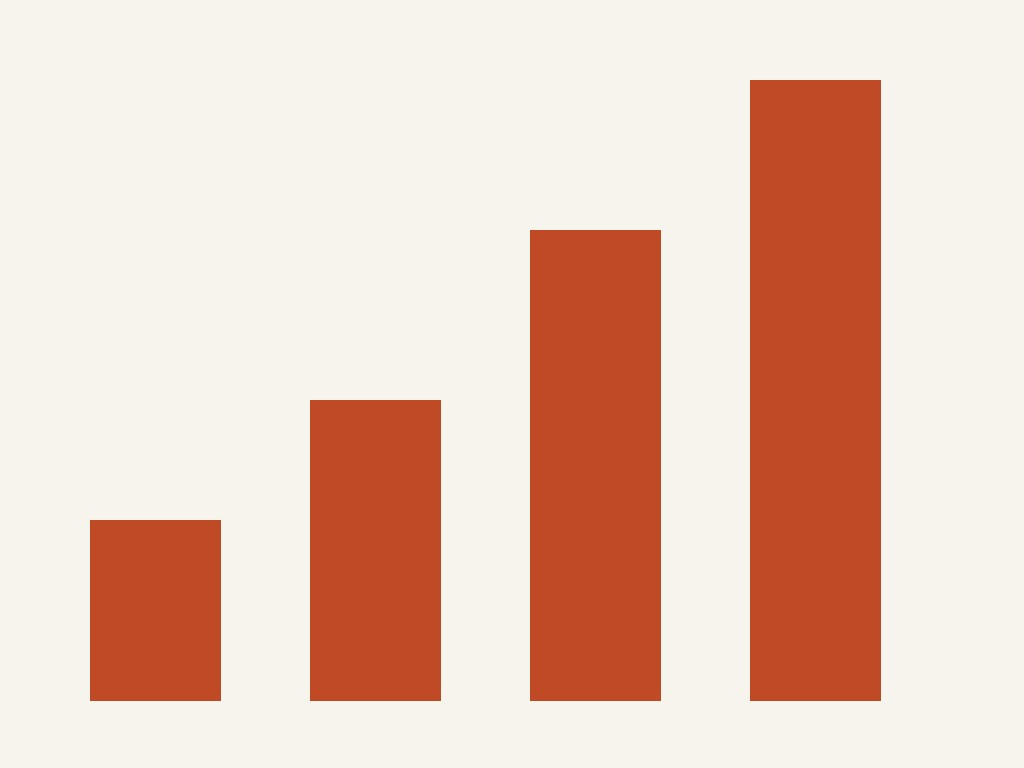
#> input picture 72-motion-video-plus/tests/fixtures/assets/missing-required/media/chart.jpg, 1024 x 768 px
$ python -i validate_image_grade.py   (imports and definitions only)
#> lines starting #> are read from the running program, lines starting #| are printed output that depends on the picture
#!/usr/bin/env python3
"""Signature-look screen for generated images (Skill 71, Items 8 and 9,
as amended by Amendment 6, Parts B4 and D).

This is the full deterministic pixel screen for a run's generated images.
For each image it computes, with Pillow only:

  - mean HSV saturation (0-1)                       [original measure]
  - standard deviation of luminance (0-255 scale)   [original measure]
  - sharpness: variance of the FIND_EDGES (Laplacian-approximating)
    convolution over the grayscale 256px working copy
  - colorfulness: the Hasler-Susstrunk metric over the rg / yb opponent
    channels of the 256px working copy
  - an 8x8 average hash, used for near-duplicate detection (below)
  - the image's actual aspect ratio and pixel dimensions (below)

Threshold checks (brand file `grade` block):
  mean_saturation >= grade.min_mean_saturation
  luma_std        >= grade.min_luma_std
  sharpness       >= grade.min_sharpness        (Item 9 key)
  colorfulness    >= grade.min_colorfulness     (Item 9 key)
A metric whose threshold is null (or whose key is absent) is uncalibrated:
its value is printed as a WARN measurement and it never fails the image.
Calibrating a threshold is Item 8's procedure (scripts/calibrate_grade.py
proposes floors from Trevor's gold set; Trevor approves the numbers that
get written into the brand file). This script never writes the brand file.

Blend Profile handling (Amendment 6, Part B4): when --bible names the
run's Page Visual Bible, its Secret Sauce Blend Profile is read. The
saturation and colorfulness floors are color floors: when the profile's
hero_color_chroma dimension is marked SUPPRESS or ADAPT (at page level in
the bible, or per image in the inventory entry's own blend profile),
those floors are N/A for the image and can never fail it: a correct
monochrome or restrained-style image must not fail a color floor. The
decision is printed per image. With no bible (and no per-image profile),
behavior is exactly as before, including the uncalibrated WARN behavior.

Per-family, per-posture floors (Calibration Redesign, Rulings 1 and 2,
2026-10-14): the brand file's grade block may carry a nested `floors`
structure keyed by rendering family (photographic, cinematic,
visual-artist). Each family carries a FULL class (color floors), an
ADAPT class (a two-sided saturation/colorfulness band plus a luma_std
tonal floor; a band recorded `provisional` WARNs instead of failing),
and non-color floors (luma_std, sharpness) pooled across the family's
postures. The validator resolves each image's family (inventory
`active_family`, default photographic) and posture class (hero_color_
chroma posture, per image then bible; unrecorded posture resolves to
the family's FULL floors with a NOTE, never silently N/A) and applies
exactly that class's floors. SUPPRESS keeps color floors N/A. A family
with no calibrated floors is WARN-uncalibrated, never a silent pass:
brand calibration requires per-family anchors for every family the
brand uses (Ruling 2; no family-scoped calibration mode exists).
Transition: when a family has no nested block, the legacy flat grade
keys (grade.min_*) stand in as the photographic family's FULL color
floors and non-color floors, so pre-redesign brand files behave
exactly as before.

Option B selectivity (Calibration Redesign, Ruling 3): for FULL-posture
images the screen also measures the protected region: near-neutral
pixels (HSV saturation <= 0.12) plus the skin-hue band. It reports the
protected-region mean saturation and the saturated-intrusion share
(protected-territory skin-band pixels pushed past the protected cap).
The metric is WARN-only, whether or not an approved ceiling exists
(grade.max_protected_saturation, or the family's FULL
max_protected_saturation): over the ceiling the screen prints a WARN
naming the measurement and the ceiling (a global color wash colonizes
neutrals and skin; Sauce sections 2 and 23.2), and selective
hyperchroma at any hero intensity passes; with no ceiling the WARN
names itself uncalibrated Option B. Writing the ceiling into the brand
file does not change its enforcement status (owner ruling S71-OPTION-B,
Resolution A, 2026-10-16: the record's WARN-only status governs; the
code was conformed to it). When the protected
mask covers almost none of the working copy the metric reports N/A,
never a fabricated pass. This pixel proxy does not replace the
doctrine's enforcement of record: selective saturation is judged at the
Item 12 judgment gate (Guide section 13); the ceiling here is a screen,
not the judgment.

Unconditional checks (no threshold to calibrate; these always apply):
  - Near-duplicate / cloned-shot detection: for every pair of images in
    the invocation set, an average-hash Hamming distance of 4 or less is
    a FAIL ("possible duplicate or near-identical shot"), UNLESS the pair
    is declared an intentional continuity series in the inventory passed
    with --inventory: both entries share the same `continuity_group`
    string, or either entry's `continuity_group` list names the other
    entry's id. Without --inventory no continuity exemption can apply.
    (Amendment 6 Part B4 retains this hash check as a tripwire only; the
    guide's register-based distinctness check below is the enforcement
    layer, added with the Item 10 follow-up.)
  - Distinctness register (only with --inventory; Amendment 6 Part B4):
    the guide's distinctness rule is register-based, not pixel-based.
    For every pair of inventory entries that record a representation
    register (skin tone + hairstyle + facial-hair state, read from the
    entry or its people/subjects), an IDENTICAL combination is a FAIL
    unless continuity is recorded for the pair (a shared
    continuity_group, or a continuity_rationale on either entry): the
    same illustrative person may not silently recur. Separately, two
    ADJACENT entries (inventory order) whose recorded distinctness
    registers are identical across every recorded dimension (shot,
    angle, placement, lighting mood, expression, dominant color,
    treatment type, and the representation register) FAIL as
    neighboring assets that do not differ in any recorded dimension.
  - Native ratio + crop plan (only with --inventory; REWORKED by
    Amendment 6, replacing the original 2 percent slot-ratio truth
    check, which failed exactly the outputs the image guide prescribes):
    the guide sanctions generating at the entry's closest supported
    NATIVE ratio plus a recorded crop plan, and mandates N43 remapping
    on the default route (5:4 to 4:3, 4:5 to 3:4, 2:1 to 16:9, 1:2 to
    9:16; 3:1, 1:3, and 9:21 stay on the legacy route unmapped). An
    image FAILS this check only when its rendered ratio matches NEITHER
    the entry's recorded native ratio (or the wireframe/slot ratio when
    no native ratio is recorded) NOR any N43 remapping of those recorded
    ratios, AND the entry records no crop plan that bridges render ratio
    to delivery. A recorded crop plan is cited in the pass line, not
    silently assumed. Separately, when the checked file IS the entry's
    delivery file (its name matches the entry's delivery/final filename)
    and the entry records delivery dimensions, the file's actual pixel
    dimensions must equal them exactly. Ratio comparisons use a 1
    percent pixel-rounding tolerance (integer pixel dimensions cannot
    express every rational ratio exactly); this tolerance is a
    measurement allowance, not a slot-truth rule. An image with no
    matching entry, or an entry with no recorded ratio data, is a WARN
    line, not a FAIL.

The production gate (stage_gate.py, Item 8's close rule) is what blocks
a production image-generation-qc close while thresholds are null; this
script keeps the historical WARN-and-measure behavior for uncalibrated
metrics so test runs can still see the numbers.

CLI (original shape, two optional inputs added by Items 9/Amendment 6):
  validate_image_grade.py <image> [<image> ...] --brand <brand.json>
      [--inventory <image-inventory.json>]
      [--bible <page-visual-bible.json>]

Exit codes: 0 pass (or uncalibrated WARN with no unconditional failure),
1 fail, 2 unreadable input.
"""
import argparse
import colorsys
import json
import math
import sys
from pathlib import Path

try:
    from PIL import Image, ImageFilter
except ImportError:  # pragma: no cover
    Image = None
    ImageFilter = None

WORK = 256  # working-copy edge length, as in the original script
RATIO_TOLERANCE = 0.01  # pixel-rounding allowance for ratio equality
DUPLICATE_MAX_HAMMING = 4  # 8x8 average hash, per Item 9

# (metric key in the measures dict, brand grade key, display format)
THRESHOLD_METRICS = [
    ("mean_saturation", "min_mean_saturation", "{:.4f}"),
    ("luma_std", "min_luma_std", "{:.2f}"),
    ("sharpness", "min_sharpness", "{:.2f}"),
    ("colorfulness", "min_colorfulness", "{:.2f}"),
]
# The color floors, subject to Blend Profile SUPPRESS/ADAPT handling.
COLOR_METRICS = {"mean_saturation", "colorfulness"}
# Blend Profile dimension that governs the color floors.
COLOR_DIMENSION = "hero_color_chroma"

# Rendering families (Page Art Direction Router). Brand calibration is
# per family (Ruling 2): every family the brand uses needs its own
# anchors and floors; there is no family-scoped calibration mode.
FAMILIES = ("photographic", "cinematic", "visual-artist")
DEFAULT_FAMILY = "photographic"
POSTURE_CLASSES = ("FULL", "ADAPT", "SUPPRESS", "UNRECORDED")

# Option B protected-region selectivity (Ruling 3). The protected mask
# is near-neutral pixels plus the skin-hue band, per Sauce section 2's
# protected list (neutrals, skin, whites, blacks, shadow detail). The
# hue-band skin heuristic is crude by design admission (the proposal's
# honest limits): it is a screen proxy, and the Item 12 judgment gate
# remains the enforcement of record for selective saturation.
NEUTRAL_SAT_MAX = 0.12       # HSV saturation at or below: near-neutral
SKIN_HUE_MIN = 0.03          # skin-hue band, warm orange-brown sector
SKIN_HUE_MAX = 0.13          # (colorsys hue fraction, ~11 to ~47 degrees)
SKIN_VALUE_MIN = 0.25
SKIN_VALUE_MAX = 0.95
PROTECTED_SKIN_SAT_MAX = 0.60  # skin-band pixels at or below: protected
MIN_PROTECTED_SHARE = 0.005  # mask below 0.5% of pixels: report N/A


# [116 lines left out: functions load_thresholds, load_grade, _num, floor_plan, protected_ceiling, family_of, not called in this run]


def average_hash(gray_work):
    """8x8 average hash of a grayscale working copy, as a 64-bit int."""
    small = gray_work.resize((8, 8))
    pixels = list(small.getdata())
    mean = sum(pixels) / len(pixels)
    bits = 0
    for p in pixels:
        bits = (bits << 1) | (1 if p > mean else 0)
    return bits


def measure(path):
    """Return the full measures dict for one image file.

    Keys: mean_saturation, luma_std, sharpness, colorfulness,
    width, height, aspect_ratio, ahash.
    """
    with Image.open(path) as im:
#> im is the input picture: PIL image 1024x768 RGB; mean R, G, B 232.5, 199.4, 184.8
        width, height = im.size
#> width = 1024; height = 768
        rgb_full = im.convert("RGB")
        alpha = im.convert("RGBA").getchannel("A")
#> alpha: PIL image 1024x768 L; every value is 255
    work = rgb_full.resize((WORK, WORK))
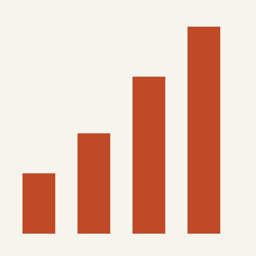
#> work: PIL image 256x256 RGB; mean R, G, B 232.5, 199.4, 184.8
    pixels = list(work.getdata())
#> pixels = 65536 items
    # A circle-slot PNG (design styles B and C) is transparent outside its circle.
    # Measure only the opaque photo: the transparent corners hold black RGB and would
    # drag saturation and luma down and add a fake edge at the circle boundary.
    eroded = None
    if alpha.getextrema()[0] < 255:
        small = alpha.resize((WORK, WORK))
        keep = [a > 127 for a in small.getdata()]
        if any(keep):
            pixels = [px for px, k in zip(pixels, keep) if k]
            eroded = [a > 127 for a in
                      small.point(lambda a: 255 if a > 127 else 0).filter(ImageFilter.MinFilter(5)).getdata()]
    n = len(pixels)
#> n = 65536

    total_sat = 0.0
    protected_count = 0
    protected_sat_sum = 0.0
    intrusion_count = 0
    for r, g, b in pixels:
        h, s, v = colorsys.rgb_to_hsv(r / 255.0, g / 255.0, b / 255.0)
        total_sat += s
        # Option B protected region (Ruling 3): near-neutral pixels plus
        # the skin-hue band are the surfaces Sauce section 2 protects.
        # A skin-band pixel pushed past PROTECTED_SKIN_SAT_MAX is counted
        # as saturated intrusion (protected territory colonized by chroma)
        # instead of joining the mask. These numbers are a pixel proxy
        # only; selective saturation itself is enforced at the Item 12
        # judgment gate (Guide section 13), not by this screen.
        skin_band = (SKIN_HUE_MIN <= h <= SKIN_HUE_MAX
                     and SKIN_VALUE_MIN <= v <= SKIN_VALUE_MAX)
        if s <= NEUTRAL_SAT_MAX or (skin_band and s <= PROTECTED_SKIN_SAT_MAX):
            protected_count += 1
            protected_sat_sum += s
        elif skin_band:
            intrusion_count += 1
#> this loop made 65536 passes
#> (total_sat, protected_sat_sum) on passes 1 to 12: (0.0405, 0.0405), (0.081, 0.081), (0.121, 0.121), (0.162, 0.162), (0.202, 0.202), (0.243, 0.243), (0.283, 0.283), (0.324, 0.324), (0.364, 0.364), (0.405, 0.405), (0.445, 0.445), (0.486, 0.486)
#> total_sat on pass 100: 4.05
    mean_sat = total_sat / n
    protected_share = protected_count / n
    protected_sat = (protected_sat_sum / protected_count) if protected_count else None

    luma = [0.2126 * r + 0.7152 * g + 0.0722 * b for r, g, b in pixels]
    mean_l = sum(luma) / n
    luma_std = (sum((x - mean_l) ** 2 for x in luma) / n) ** 0.5

    # Hasler-Susstrunk colorfulness over opponent channels rg and yb.
    rg = [r - g for r, g, b in pixels]
    yb = [0.5 * (r + g) - b for r, g, b in pixels]
    mean_rg = sum(rg) / n
    mean_yb = sum(yb) / n
    std_rg = (sum((x - mean_rg) ** 2 for x in rg) / n) ** 0.5
    std_yb = (sum((x - mean_yb) ** 2 for x in yb) / n) ** 0.5
    colorfulness = (math.sqrt(std_rg ** 2 + std_yb ** 2)
                    + 0.3 * math.sqrt(mean_rg ** 2 + mean_yb ** 2))

    gray = work.convert("L")
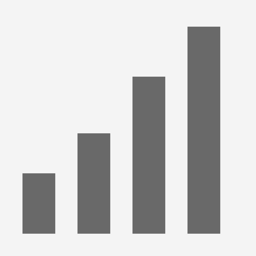
#> gray: PIL image 256x256 L; min 94, max 250, mean 207.5
    edges = gray.filter(ImageFilter.FIND_EDGES)
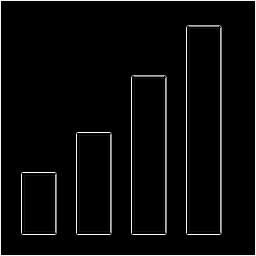
#> edges: PIL image 256x256 L; min 0, max 255, mean 9.7
    edge_pixels = list(edges.getdata())
    if eroded is not None:
        edge_pixels = [e for e, k in zip(edge_pixels, eroded) if k] or edge_pixels
    mean_e = sum(edge_pixels) / len(edge_pixels)
    sharpness = sum((x - mean_e) ** 2 for x in edge_pixels) / len(edge_pixels)

    return {
        "mean_saturation": mean_sat,
        "luma_std": luma_std,
        "sharpness": sharpness,
        "colorfulness": colorfulness,
        # Option B (Ruling 3): protected_sat is None when the protected
        # mask is empty; callers must report N/A, never 0-as-pass.
        "protected_sat": protected_sat,
        "protected_share": protected_share,
        "intrusion_share": intrusion_count / n,
        "width": width,
        "height": height,
        "aspect_ratio": (width / height) if height else 0.0,
        "ahash": average_hash(gray),
    }
#> the loop in average_hash, `for p in pixels:` made 64 passes
#> p on passes 1 to 12: 244, 244, 244, 244, 245, 238, 220, 243, 244, 244, 244, 244


# [48 lines left out: functions format_measures, normalize_id, parse_ratio, not called in this run]


# N43 remapping on the default route (image guide, per Amendment 6 B4):
# the requested ratio on the left is generated at the ratio on the right.
# 3:1, 1:3, and 9:21 use the legacy route and are NOT remapped.
N43_MAP = {
    (5, 4): (4, 3),
    (4, 5): (3, 4),
    (2, 1): (16, 9),
    (1, 2): (9, 16),
}


# [230 lines left out: functions n43_remap, recorded_ratios, crop_plan, delivery_expectation, load_inventory, _mode_of and 5 more, not called in this run]


def hamming(a, b):
    return bin(a ^ b).count("1")


# ------------------------------------------------ distinctness register

# [116 lines left out: functions _register_value, representation_register, distinctness_register, continuity_recorded, register_failures, not called in this run]


def ratio_close(actual, expected):
    return expected and abs(actual - expected) / expected <= RATIO_TOLERANCE


# [317 lines left out: functions _floor_check, apply_grade_floors, main, not called in this run]


# [2 lines not run here, left out]

>>> result = measure('../../72-motion-video-plus/tests/fixtures/assets/missing-required/media/chart.jpg')
